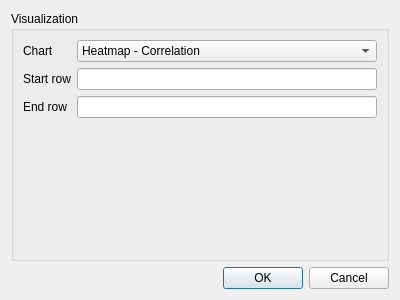
<?xml version="1.0" encoding="UTF-8"?>
<ui version="4.0">
 <class>Dialog</class>
 <widget class="QDialog" name="Dialog">
  <property name="geometry">
   <rect>
    <x>0</x>
    <y>0</y>
    <width>400</width>
    <height>300</height>
   </rect>
  </property>
  <property name="windowTitle">
   <string>Data</string>
  </property>
  <layout class="QVBoxLayout" name="verticalLayout">
   <item>
    <widget class="QGroupBox" name="groupBox">
     <property name="title">
      <string>Visualization</string>
     </property>
     <layout class="QFormLayout" name="formLayout">
      <item row="0" column="0">
       <widget class="QLabel" name="label">
        <property name="text">
         <string>Chart</string>
        </property>
       </widget>
      </item>
      <item row="0" column="1">
       <widget class="QComboBox" name="CbChartData">
        <property name="modelColumn">
         <number>0</number>
        </property>
        <item>
         <property name="text">
          <string>Heatmap - Correlation</string>
         </property>
        </item>
        <item>
         <property name="text">
          <string>Bar - Feature Scores</string>
         </property>
        </item>
        <item>
         <property name="text">
          <string>Histogram - Distribution</string>
         </property>
        </item>
        <item>
         <property name="text">
          <string>Line - Data over Time</string>
         </property>
        </item>
        <item>
         <property name="text">
          <string>Box - Quality of Partitions</string>
         </property>
        </item>
       </widget>
      </item>
      <item row="1" column="1">
       <widget class="QLineEdit" name="LStartRow"/>
      </item>
      <item row="1" column="0">
       <widget class="QLabel" name="label_2">
        <property name="text">
         <string>Start row</string>
        </property>
       </widget>
      </item>
      <item row="2" column="0">
       <widget class="QLabel" name="label_3">
        <property name="text">
         <string>End row</string>
        </property>
       </widget>
      </item>
      <item row="2" column="1">
       <widget class="QLineEdit" name="LEndRow"/>
      </item>
     </layout>
    </widget>
   </item>
   <item>
    <widget class="QDialogButtonBox" name="BtnBox">
     <property name="standardButtons">
      <set>QDialogButtonBox::Cancel|QDialogButtonBox::Ok</set>
     </property>
    </widget>
   </item>
  </layout>
 </widget>
 <resources/>
 <connections/>
</ui>
